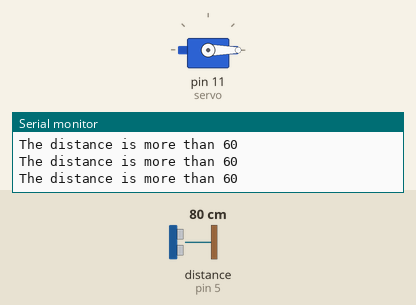
Bench run of a sketch on a simulated Arduino Uno, built with avr-gcc and run on an emulated ATmega328P. Shown: servo, the last lines printed to the serial monitor. Wiring (inferred from the names in the program): ultrasonic range finder: trigger pin 6; echo pin 5. Inputs (shaded band) come from the test bench; at power-on: distance to the obstacle (sensor on pin 5) 80 cm. The echo pulse lasts 58.3 µs per cm.

Above: at 1.3 s.
1.4 s: distance to the obstacle (sensor on pin 5) set to 55 cm
3.5 s: distance to the obstacle (sensor on pin 5) set to 45 cm
At 4.7 s:
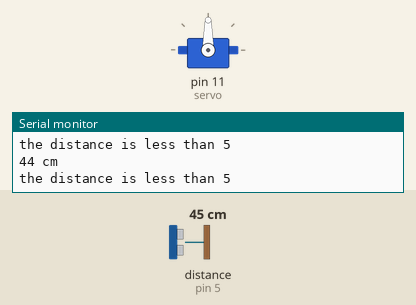
5.0 s: distance to the obstacle (sensor on pin 5) set to 60 cm
At 6.5 s:
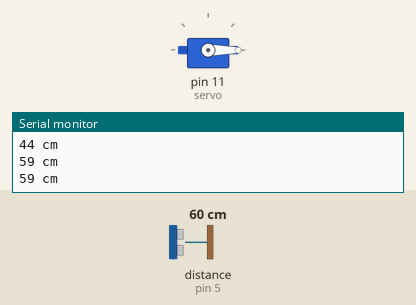
7.0 s: distance to the obstacle (sensor on pin 5) set to 2 cm
At 8.0 s:
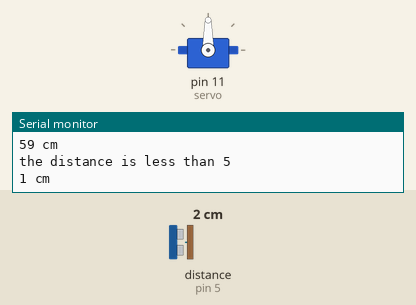
Timing chart, 0 to 9.5 s (numbered marks = the images above; inputs shaded):
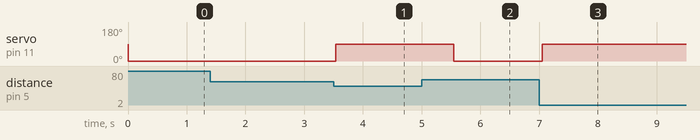

Measured:
- the behaviour switches between 51 and 50 cm on distance to the obstacle (sensor on pin 5) (found by bisection; images 0 and 1)
- after the input at 3.5 s, servo on pin 11 (servo): 0° → 90° at once
- after the input at 5.0 s, servo on pin 11 (servo): 90° → 0° after 0.54 s
- after the input at 7.0 s, servo on pin 11 (servo): 0° → 90° after 0.05 s

The sketch:

ouverture_atomatique.ino
```cpp
#include <Servo.h>
#define trigPin 6
#define echoPin 5
Servo servo;
int sound = 250;
void setup() {
Serial.begin (9600);
pinMode(trigPin, OUTPUT);
pinMode(echoPin, INPUT);
servo.attach(11);
}
void loop() {
long duration, distance;
digitalWrite(trigPin, LOW);
delayMicroseconds(2);
digitalWrite(trigPin, HIGH);
delayMicroseconds(10);
digitalWrite(trigPin, LOW);
duration = pulseIn(echoPin, HIGH);
distance = (duration/2) / 29.1;
if (distance < 50) {
Serial.println("the distance is less than 5");
servo.write(90);
delay(500);
}
else {
servo.write(0);
}
if (distance > 60 || distance <= 0){
Serial.println("The distance is more than 60");
}
else {
Serial.print(distance);
Serial.println(" cm");
}
delay(500);
}
```
